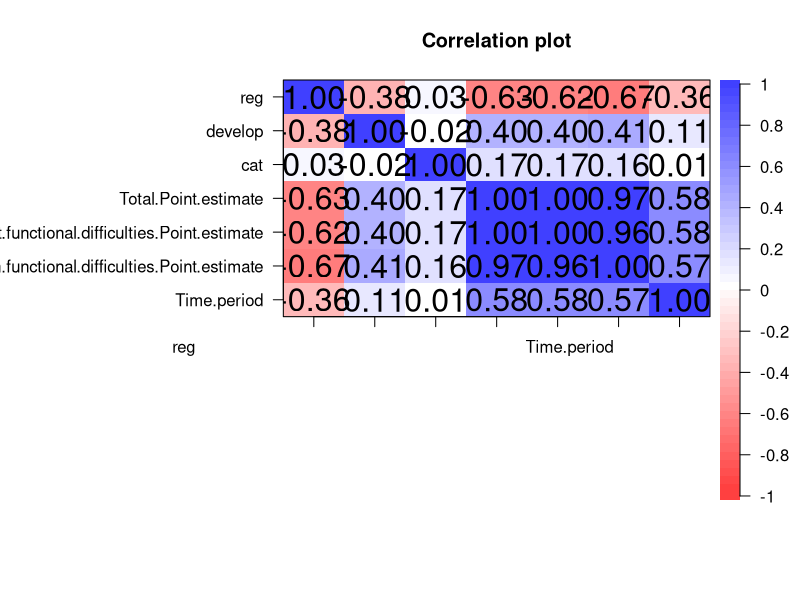
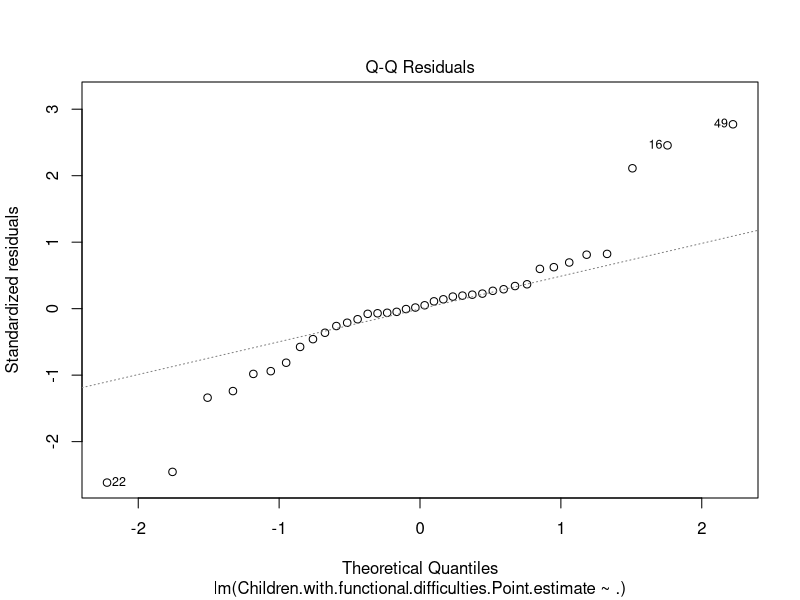
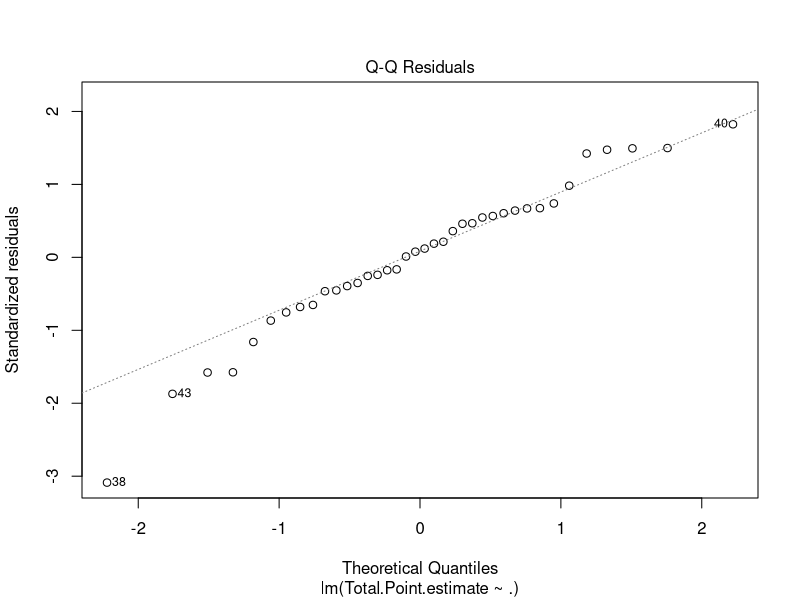
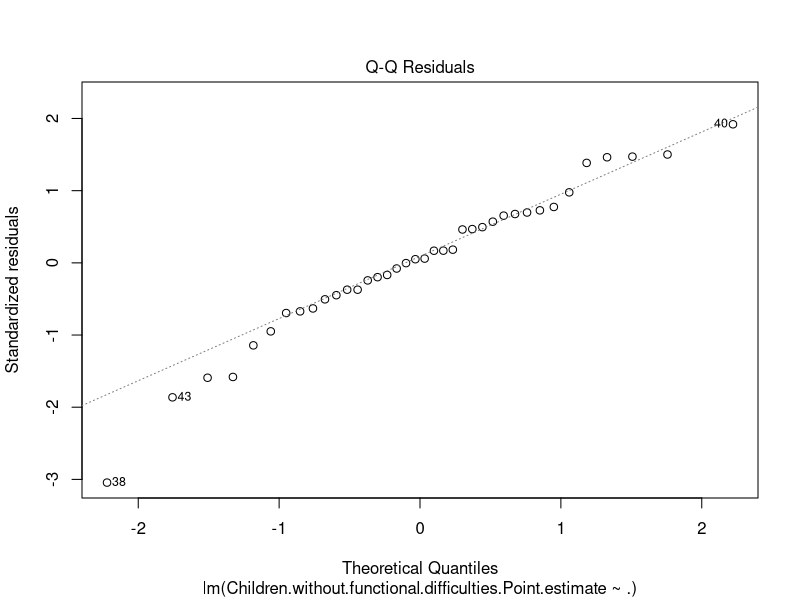
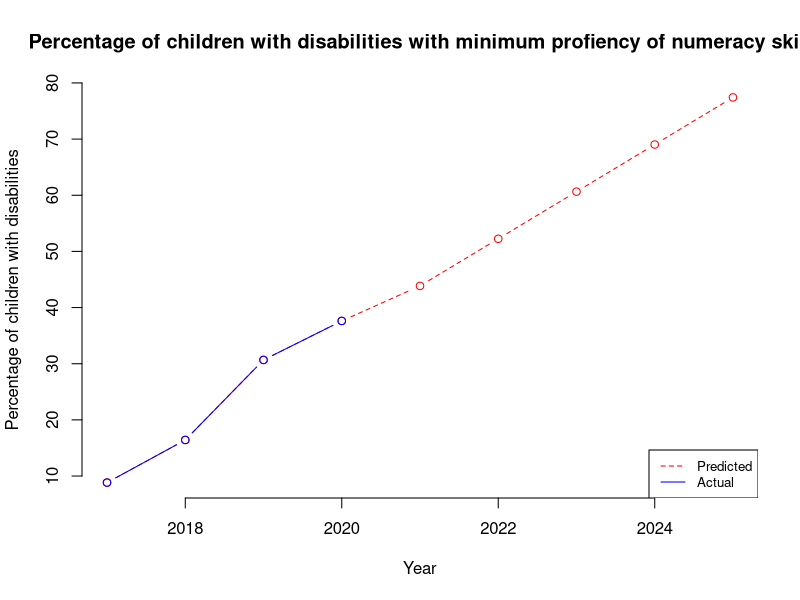

These figures' R source, in order:
library(psych)
library(caret)
library(dplyr)
library(car)
library(Metrics)

num=read.csv("Numeracy.csv")
dt4=subset(num,select = c(reg,develop,cat,
                           Total.Point.estimate,Children.without.functional.difficulties.Point.estimate,
                           Children.with.functional.difficulties.Point.estimate,Time.period))
corPlot(cor(dt4))

set.seed(4)
split1<- sample(c(rep(0, 0.7 * nrow(dt4)), rep(1, 0.3 * nrow(dt4))))
table(split1)
train=dt4[split1==0,]
test=dt4[split1==1,]

model=lm(Children.with.functional.difficulties.Point.estimate~.,data = train)
dt4Pred=predict(model,test)

rmse(test$Children.with.functional.difficulties.Point.estimate, dt4Pred)
#[1] 1.833684

#model=lm(Children.with.functional.difficulties.Point.estimate~.,data = dt4)

summary(model)
# Call:
#   lm(formula = Children.with.functional.difficulties.Point.estimate ~ 
#        ., data = train)
# 
# Residuals:
#   Min      1Q  Median      3Q     Max 
# -7.2339 -0.9878  0.0948  0.9286  6.7373 
# 
# Coefficients:
#   Estimate Std. Error t value Pr(>|t|)    
# (Intercept)                                             -829.43432 1481.68337  -0.560    0.580    
# reg                                                        0.04618    0.38492   0.120    0.905    
# develop                                                    0.31325    0.93623   0.335    0.740    
# cat                                                       -0.83863    1.10780  -0.757    0.455    
# Total.Point.estimate                                       5.31145    0.74679   7.112 5.43e-08 ***
#   Children.without.functional.difficulties.Point.estimate   -4.38089    0.71921  -6.091 9.47e-07 ***
#   Time.period                                                0.41155    0.73425   0.561    0.579    
# ---
#   Signif. codes:  0 '***' 0.001 '**' 0.01 '*' 0.05 '.' 0.1 ' ' 1
# 
# Residual standard error: 3.07 on 31 degrees of freedom
# Multiple R-squared:  0.976,	Adjusted R-squared:  0.9713 
# F-statistic: 210.1 on 6 and 31 DF,  p-value: < 2.2e-16



plot(model,2)
#require regression for tpe
dt4_tpe=subset(train,select = -c(Children.without.functional.difficulties.Point.estimate,Children.with.functional.difficulties.Point.estimate))
model_tpe=lm(Total.Point.estimate~.,data = dt4_tpe)
summary(model_tpe)
# Call:
#   lm(formula = Total.Point.estimate ~ ., data = dt4_tpe)
# 
# Residuals:
#   Min      1Q  Median      3Q     Max 
# -34.368  -5.392   1.149   7.318  20.781 
# 
# Coefficients:
#   Estimate Std. Error t value Pr(>|t|)    
# (Intercept) -20753.443   4704.480  -4.411 0.000103 ***
#   reg             -3.832      1.181  -3.246 0.002688 ** 
#   develop          8.199      3.438   2.385 0.022992 *  
#   cat              8.445      4.089   2.065 0.046820 *  
#   Time.period     10.291      2.330   4.416 0.000102 ***
#   ---
#   Signif. codes:  0 '***' 0.001 '**' 0.01 '*' 0.05 '.' 0.1 ' ' 1
# 
# Residual standard error: 12.29 on 33 degrees of freedom
# Multiple R-squared:  0.6746,	Adjusted R-squared:  0.6351 
# F-statistic:  17.1 on 4 and 33 DF,  p-value: 1.095e-07
plot(model_tpe,2)

#require regression for cwithout
dt4_cthout=subset(train,select = -c(Total.Point.estimate,Children.with.functional.difficulties.Point.estimate))
model_cthout=lm(Children.without.functional.difficulties.Point.estimate~.,data=dt4_cthout)
summary(model_cthout)
# Call:
#   lm(formula = Children.without.functional.difficulties.Point.estimate ~ 
#        ., data = dt4_cthout)
# 
# Residuals:
#   Min      1Q  Median      3Q     Max 
# -35.181  -5.958   0.652   7.887  22.708 
# 
# Coefficients:
#   Estimate Std. Error t value Pr(>|t|)    
# (Intercept) -21489.187   4884.906  -4.399 0.000107 ***
#   reg             -3.718      1.226  -3.033 0.004695 ** 
#   develop          8.346      3.570   2.338 0.025598 *  
#   cat              8.445      4.246   1.989 0.055034 .  
# Time.period     10.656      2.420   4.404 0.000106 ***
#   ---
#   Signif. codes:  0 '***' 0.001 '**' 0.01 '*' 0.05 '.' 0.1 ' ' 1
# 
# Residual standard error: 12.76 on 33 degrees of freedom
# Multiple R-squared:  0.662,	Adjusted R-squared:  0.621 
# F-statistic: 16.16 on 4 and 33 DF,  p-value: 2.015e-07
plot(model_cthout,2)

#create prediction of comp
hmph=subset(dt4,select = c(Time.period,Children.with.functional.difficulties.Point.estimate))
a=colMeans(hmph[hmph$Time.period=='2017',])
b=colMeans(hmph[hmph$Time.period=='2018',])
c=colMeans(hmph[hmph$Time.period=='2019',])
d=colMeans(hmph[hmph$Time.period=='2020',])

yearPred4=data.frame(
  year=c(2017:2020),
  compDisabled=c(as.double(a[2]),as.double(b[2]),as.double(c[2]),as.double(d[2]))
)
i=0
j=0
#set how many year to predict
year=5

for(j in 1:year){
  pred=0
  for(i in 1:nrow(dt4)) {
    #predict for each row
    re=dt4[i,]$reg
    dv=dt4[i,]$develop
    house=dt4[i,]$cat
    
    #set year to predict
    t=yearPred4[nrow(yearPred4),]$year+1
    
    #set total estimate
    d0=data.frame(reg=re,develop=dv,cat=house,Time.period=t,interval = "confidence")
    tpe=as.double(predict(model_tpe,d0))
    
    #set cthout
    d1=data.frame(reg=re,develop=dv,cat=house,Time.period=t,interval = "confidence")
    cthout=as.double(predict(model_cthout,d1))
    
    newdata=data.frame(reg=re,
                       develop=dv,
                       cat=house,
                       Total.Point.estimate=tpe,
                       Children.without.functional.difficulties.Point.estimate=cthout,
                       Time.period = t, interval = "confidence")
    
    pred=pred+as.double(predict(model,newdata))
  }
  meanPred=pred/nrow(dt4)
  #create data frame
  newPred=data.frame(
    year=yearPred4[nrow(yearPred4),]$year+1,
    anarDisabled=meanPred
  )
  #insert to yearPred4
  yearPred4[nrow(yearPred4) + 1,]=newPred
}


plot(yearPred4$year, yearPred4$compDisabled, col="red",type = "b", lty = 2, frame=FALSE,
     main = "Percentage of children with disabilities with minimum profiency of numeracy skill", xlab="Year",ylab="Percentage of children with disabilities")
lines(yearPred4[1:4,]$year, yearPred4[1:4,]$compDisabled, col="blue",type = "b", lty = 1)
legend("bottomright", legend=c("Predicted", "Actual"),
       col=c("red", "blue"), lty = 2:1, cex=0.8)
